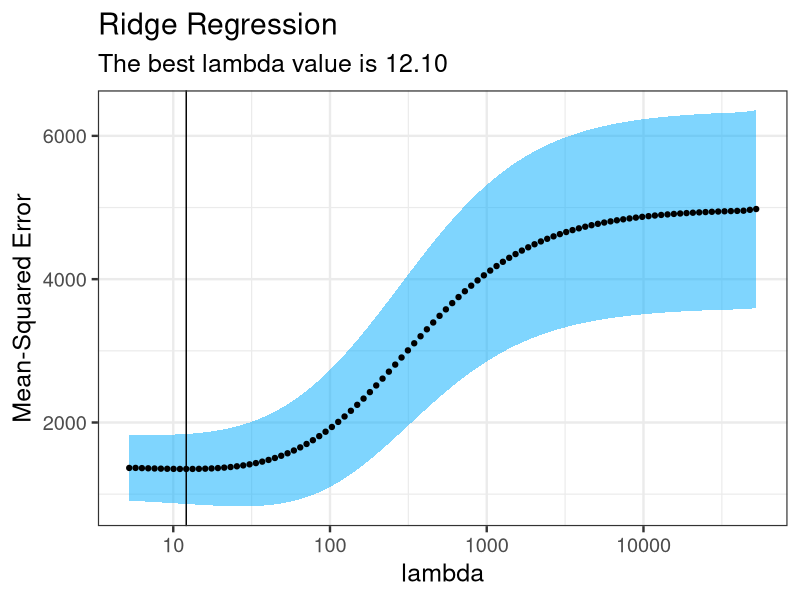
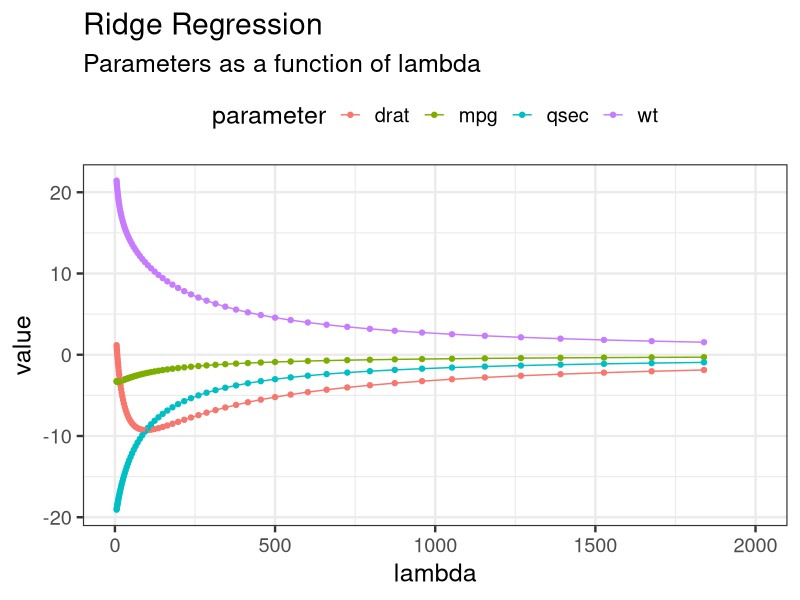
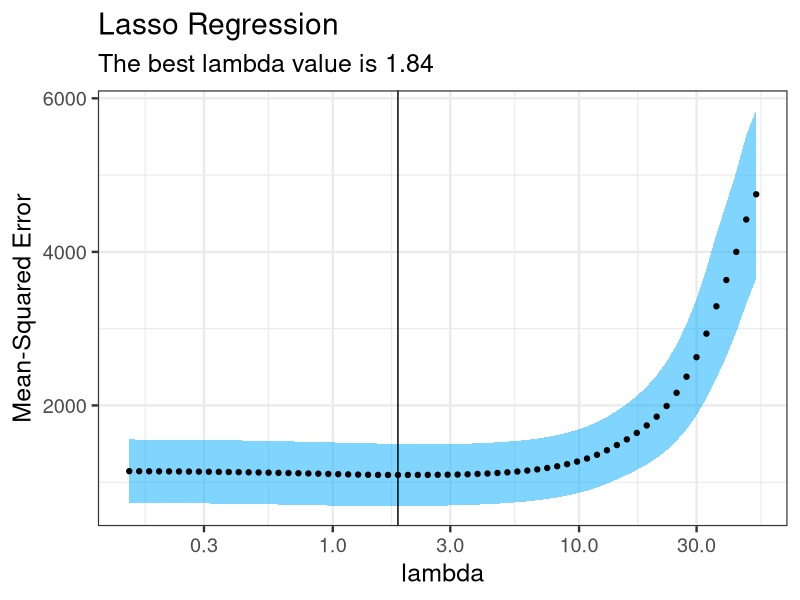
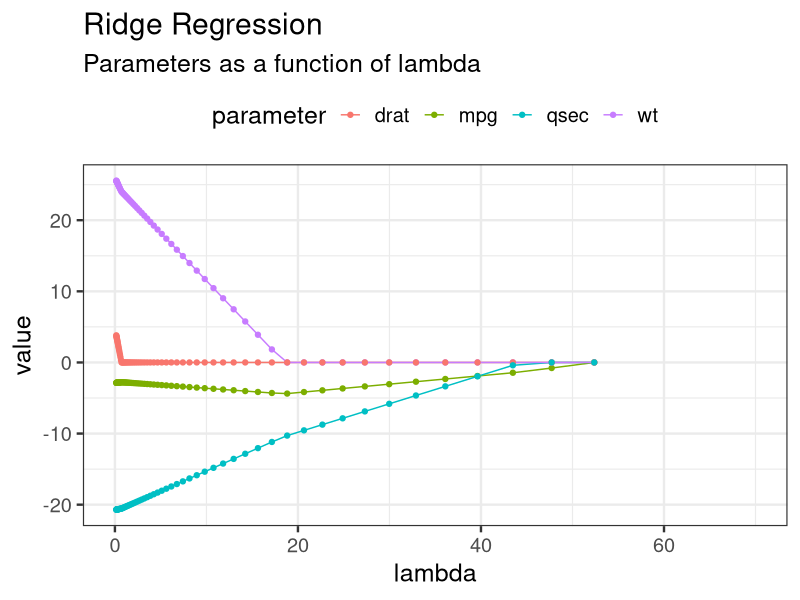
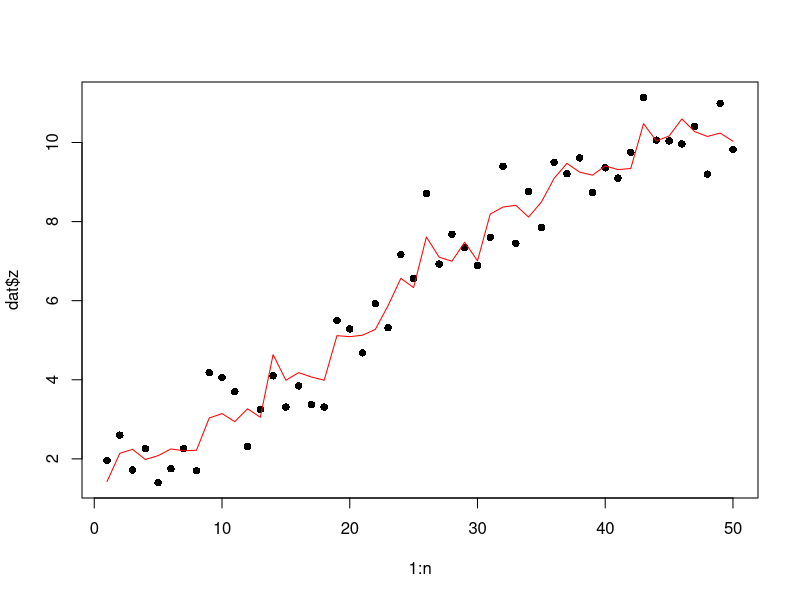

Generate these figures, in order, with R:
## ---- chunk 1
options(width = 90)
library(knitr)
opts_chunk$set(comment="", 
               digits = 3, 
               tidy = FALSE, 
               prompt = TRUE,
               fig.align = 'center')
require(magrittr)
require(ggplot2)
theme_set(theme_bw(base_size = 18) + theme(legend.position = "top"))
## ---- chunk 2
#| echo: true
#| message: false
A <- matrix(c(1,2,3, 2,4,6, 3, 3, 3), nrow=3)
QR <- qr(A)
## ---- chunk 3
#| echo: true
#| message: false
Q <- qr.Q(QR); Q
## ---- chunk 4
#| echo: true
#| message: false
R <- qr.R(QR); R
## ---- chunk 5
#| echo: true
#| message: false
Q %*% R
## ---- chunk 6
#| echo: true
#| message: false
# A linear system of equations y = Ax
A <- matrix(c(3, 2, -1, 2, -2, .5, -1, 4, -1), nrow=3); A; cat("\n")

x <- c(1, -2, -2); x; cat("\n")

y <- A %*% x ; y; cat("\n")

## ---- chunk 7
#| echo: true
#| message: false
# Compute the QR decomposition of A
QR <- qr(A)
Q <- qr.Q(QR)
R <- qr.R(QR)

# Compute b=Q'y
b <- crossprod(Q, y); b

# Solve the upper triangular system Rx=b
backsolve(R, b)
## ---- chunk 8
#| echo: true
#| message: false
#define response variable
y <- mtcars$hp

#define matrix of predictor variables
x <- data.matrix(mtcars[, c('mpg', 'wt', 'drat', 'qsec')])
## ---- chunk 9
#| echo: true
#| message: false
#fit ridge regression model
model <- glmnet::glmnet(x, y, alpha = 0)

#view summary of model
summary(model)
## ---- chunk 10
#| echo: true
#| message: false
#| code-fold: true
#| code-summary: "glmnet example"
#perform k-fold cross-validation to find optimal lambda value
cv_model <- glmnet::cv.glmnet(x, y, alpha = 0)

#find optimal lambda value that minimizes test MSE
best_lambda <- cv_model$lambda.min

#produce plot of test MSE by lambda value
tibble::tibble(
  "Mean-Squared Error" = cv_model$cvm
  , lambda = cv_model$lambda
  , lambda_hi = cv_model$cvup
  , lambda_lo = cv_model$cvlo
) %>% ggplot(aes(x=lambda, y = `Mean-Squared Error`)) +
  geom_ribbon(aes(ymin = lambda_lo, ymax = lambda_hi), fill = "#00ABFD", alpha=0.5) +
  geom_point() +
  geom_vline(xintercept=best_lambda) +
  labs(title='Ridge Regression'
       , subtitle = 
         stringr::str_glue(
           "The best lambda value is {scales::number(best_lambda, accuracy=0.01)}"
         )
  ) +
  ggplot2::scale_x_log10()
## ---- chunk 11
#| echo: true
#| warning: false
#| message: false
#| code-fold: true
#| code-summary: "glmnet coefficients"
model$beta %>% 
  as.matrix() %>% 
  t() %>% 
  tibble::as_tibble() %>% 
  tibble::add_column(lambda = model$lambda, .before = 1) %>% 
  tidyr::pivot_longer(-lambda, names_to = 'parameter') %>% 
  ggplot(aes(x=lambda, y=value, color=parameter)) +
  geom_line() + geom_point() +
  xlim(0,2000) +
  labs(title='Ridge Regression'
       , subtitle = 
         stringr::str_glue(
           "Parameters as a function of lambda"
         )
  )
## ---- chunk 12
#| echo: true
#| message: false
#| code-fold: true
#| code-summary: "lasso model"
#define response variable
y <- mtcars$hp

#define matrix of predictor variables
x <- data.matrix(mtcars[, c('mpg', 'wt', 'drat', 'qsec')])

#fit ridge regression model
model <- glmnet::glmnet(x, y, alpha = 1)

#view summary of model
summary(model)
## ---- chunk 13
#| echo: true
#| message: false
#| code-fold: true
#| code-summary: "lasso example"
#perform k-fold cross-validation to find optimal lambda value
cv_model <- glmnet::cv.glmnet(x, y, alpha = 1)

#find optimal lambda value that minimizes test MSE
best_lambda <- cv_model$lambda.min

#produce plot of test MSE by lambda value
tibble::tibble(
  "Mean-Squared Error" = cv_model$cvm
  , lambda = cv_model$lambda
  , lambda_hi = cv_model$cvup
  , lambda_lo = cv_model$cvlo
) %>% ggplot(aes(x=lambda, y = `Mean-Squared Error`)) +
  geom_ribbon(aes(ymin = lambda_lo, ymax = lambda_hi), fill = "#00ABFD", alpha=0.5) +
  geom_point() +
  geom_vline(xintercept=best_lambda) +
  labs(title='Lasso Regression'
       , subtitle = 
         stringr::str_glue(
           "The best lambda value is {scales::number(best_lambda, accuracy=0.01)}"
         )
  ) +
  xlim(0,exp(4)) + ggplot2::scale_x_log10()
## ---- chunk 14
#| echo: true
#| warning: false
#| message: false
#| code-fold: true
#| code-summary: "lasso coefficients"
model$beta %>% 
  as.matrix() %>% 
  t() %>% 
  tibble::as_tibble() %>% 
  tibble::add_column(lambda = model$lambda, .before = 1) %>% 
  tidyr::pivot_longer(-lambda, names_to = 'parameter') %>% 
  ggplot(aes(x=lambda, y=value, color=parameter)) +
  geom_line() + geom_point() +
  xlim(0,70) +
  labs(title='Ridge Regression'
       , subtitle = 
         stringr::str_glue(
           "Parameters as a function of lambda"
         )
  )
## ---- chunk 15
#| echo: true
#| warning: false
#| message: false
#| code-fold: true
#| code-summary: "elastic net example"
# set length of data and seed for reproducability
n <- 50
set.seed(2467)
# create the dataset
dat <- tibble::tibble(
  a = sample(1:20, n, replace = T)/10
  , b = sample(1:10, n, replace = T)/10
  , c = sort(sample(1:10, n, replace = T))
) %>% 
  dplyr::mutate(
    z = (a*b)/2 + c + sample(-10:10, n, replace = T)/10
    , .before = 1
  )
# cross validate to get the best alpha
alpha_dat <- tibble::tibble( alpha = seq(0.01, 0.99, 0.01) ) %>% 
  dplyr::mutate(
    mse =
      purrr::map_dbl(
        alpha
        , (\(a){
          cvg <- 
           glmnet::cv.glmnet(
             x = dat %>% dplyr::select(-z) %>% as.matrix() 
             , y = dat$z 
             , family = "gaussian"
             , gamma = a
          )
          min(cvg$cvm)
        })
      )
  ) 

best_alpha <- alpha_dat %>% 
  dplyr::filter(mse == min(mse)) %>% 
  dplyr::pull(alpha)

cat("alpha:", best_alpha)
## ---- chunk 16
#| echo: true
#| warning: false
#| message: false
#| code-fold: true
#| code-summary: "elastic net example, part 2"
elastic_cv <- 
  glmnet::cv.glmnet(
    x = dat %>% dplyr::select(-z) %>% as.matrix() 
    , y = dat$z 
    , family = "gaussian"
    , gamma = best_alpha)

best_lambda <- elastic_cv$lambda.min
cat("lambda:", best_lambda)

elastic_mod <- glmnet::glmnet(
  x = dat %>% dplyr::select(-z) %>% as.matrix() 
  , y = dat$z 
  , family = "gaussian"
  , gamma = best_alpha, lambda = best_lambda)

coef(elastic_mod)
## ---- chunk 17
#| echo: true
#| warning: false
#| message: false
#| code-fold: true
#| code-summary: "elastic net example, part 3"
pred <- predict(elastic_mod, dat %>% dplyr::select(-z) %>% as.matrix())

rmse <- sqrt(mean( (pred - dat$z)^2 ))
R2 <- 1 - (sum((dat$z - pred )^2)/sum((dat$z - mean(y))^2))
mse <- mean((dat$z - pred)^2)

cat(" RMSE:", rmse, "\n", "R-squared:", R2, "\n", "MSE:", mse)
## ---- chunk 18
#| echo: true
#| warning: false
#| message: false
#| code-fold: true
#| code-summary: "elastic net example, part 4"
plot(1:n, dat$z, pch=16)
lines(1:n, pred, type="l", col="red")
## ---- chunk 19
#| echo: true
#| warning: false
#| message: false
#| code-fold: true
dat <- MASS::Boston
## ---- chunk 20
tree_fit <- rpart::rpart(medv ~ ., data = dat, method  = "anova")
## ---- chunk 21
new_data <- tibble::tribble(
 ~crim, ~zn, ~indus, ~chas, ~nox, ~rm, ~age, ~dis, ~rad, ~tax, ~ptratio, ~black, ~lstat,
 0.03237, 0, 2.18, 0, 0.458, 6.998, 45.8, 6.0622, 3, 222, 18.7, 394.63, 2.94
)
predictions <- predict(tree_fit, new_data)
print(predictions)
## ---- chunk 22
modeldata::ames
## ---- chunk 23
?MASS::Boston
## ---- chunk 24
 MASS::Boston
